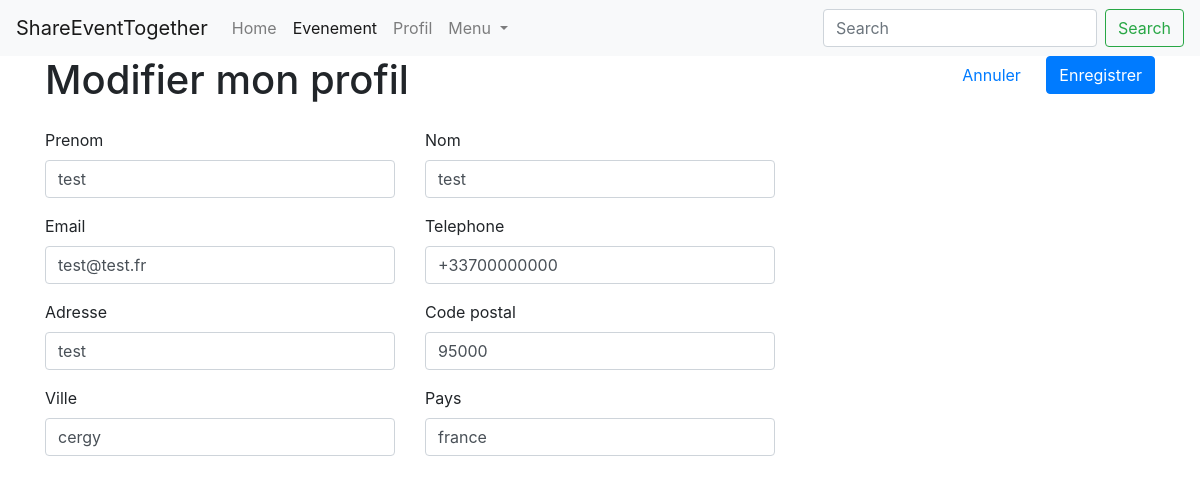
Page /profil/modifier (signed in) on the committed database.
### persons/models.py (models this page shows, shortened)
class Person(models.Model):
    TYPE_PARTICULIER = 'particulier'
    TYPE_PROFESSIONNEL = 'professionnel'
    TYPE_CHOICES = (
        (TYPE_PARTICULIER, 'particulier'),
        (TYPE_PROFESSIONNEL, 'professionnel')
    )
    user = models.ForeignKey('users.User', on_delete=models.CASCADE)
    first_name = models.CharField('prenom', max_length=100)
    last_name = models.CharField('nom', max_length=100)
    birth_date = models.DateField('date naissance')
    address = models.CharField('adresse', max_length=250)
    zip_code = models.IntegerField('code postal')
    city = models.CharField('ville', max_length=50)
    country = models.CharField('pays', max_length=100)
    phone_number = PhoneNumberField('telephone')
    pseudo = models.CharField('pseudo', max_length=50)
    person_type = models.CharField('type', choices=TYPE_CHOICES, max_length=15)
    created_at = models.DateTimeField('crée à', auto_now=True)
    note = models.IntegerField('karma', null=True, blank=True)
    imageProfil = models.FileField('image', null=True, default='utilisateur-de-profil.svg')

### users/models.py (models this page shows, shortened)
class User(AbstractBaseUser, PermissionsMixin):
    email = models.EmailField('email', max_length=254, unique=True)
    is_staff = models.BooleanField('statut staff', default=False)
    is_superuser = models.BooleanField('statut superutilisateur', default=False)
    is_active = models.BooleanField('actif', default=True)
    last_login = models.DateTimeField('dernière connexion', null=True, blank=True)
    date_joined = models.DateTimeField('date d\'inscription', auto_now_add=True)
    USERNAME_FIELD = 'email'
    EMAIL_FIELD = 'email'
    REQUIRED_FIELDS = []
    objects = UserManager()
    class Meta:
        ordering = ['email', ]
        verbose_name = 'utilisateur'
        verbose_name_plural = 'utilisateurs'

### events/views/persons.py (the view, shortened to what this page needs)
# urls.py: path('profil/modifier', EditProfilView.as_view(), name='profil-edit'),
class EditProfilView(PersonView):
    def get(self, request):
        user = request.user
        person = Person.objects.get(user=user)
        form = ProfilForm(instance=person)
        context = {
            'person': person,
            'form': form,
            'navigation_items': navigation.navigation_items(navigation.NAV_EVENEMENT),
        }
        return render(request, 'persons/profil/profil_edit.html', context)

### events/forms.py (shortened to what this page needs)
class ProfilForm(forms.ModelForm):
    email = forms.EmailField(label='Email', max_length=254)
    class Meta:
        model = Person
        exclude = ['user', 'created_at', 'karma', 'person_type', 'birth_date', 'pseudo', ]
        widgets = {
            'email': forms.EmailInput(attrs={'placeholder': 'Email'}),
            'phone_number': forms.TextInput(attrs={'placeholder': '0612344321'}),
        }
    def __init__(self, instance=None, *args, **kwargs):
        super().__init__(instance=instance, *args, **kwargs)
        if instance:
            self.fields['email'].initial = instance.user.email

### events/navigation.py (called while the page is built)
def navigation_items(selected_item=None):
    items = []
    for name, shortcut in NAV_ITEMS:
        items.append({
            'name': name,
            'url': reverse(shortcut),
            'active': True if selected_item == name else False,
        })
    return items

### events/templates/persons/profil/profil_edit.html (shortened to what this page needs)
{% extends 'persons/base_navbar.html' %}
{% block content %}
{% include 'persons/profil/profil_form.html' %}
{% endblock content %}

### events/templates/persons/profil/profil_form.html (shortened to what this page needs)
{% load bootstrap4 %}
<form method="post">
    <div class="row mb-3">
        <div class="col-md-8">
            <h1>Modifier mon profil</h1>
        </div>
        <div class="col-md-4 text-right">
            <a class="btn btn-link" href="{% url 'profil' %}">Annuler</a>
            <button type="submit" class="btn btn-primary ml-2">Enregistrer</button>
        </div>
    </div>
    <div class="row">
        <div class="col-md-4">
            {% bootstrap_field form.first_name required_css_class='required' %}
        </div>
        <div class="col-md-4">
            {% bootstrap_field form.last_name required_css_class='required' %}
        </div>
    </div>
    <div class="row">
        <div class="col-md-4">
            {% bootstrap_field form.email required_css_class='required' %}
        </div>
        <div class="col-md-4">
            {% bootstrap_field form.phone_number required_css_class='required' %}
        </div>
    </div>
    <div class="row">
        <div class="col-md-4">
            {% bootstrap_field form.address required_css_class='required' %}
        </div>
        <div class="col-md-4">
            {% bootstrap_field form.zip_code required_css_class='required' %}
        </div>
    </div>
    <div class="row">
        <div class="col-md-4">
            {% bootstrap_field form.city required_css_class='required' %}
        </div>
        <div class="col-md-4">
            {% bootstrap_field form.country required_css_class='required' %}
        </div>
    </div>
</form>

### rows in the picture
Person: first_name "test", last_name "test", phone_number "+33700000000", address "test", zip_code "95000", city "cergy", country "france"
User: email "test@test.fr"

### other values in the picture
{{ item.name }} "Home" "Evenement" "Profil"
